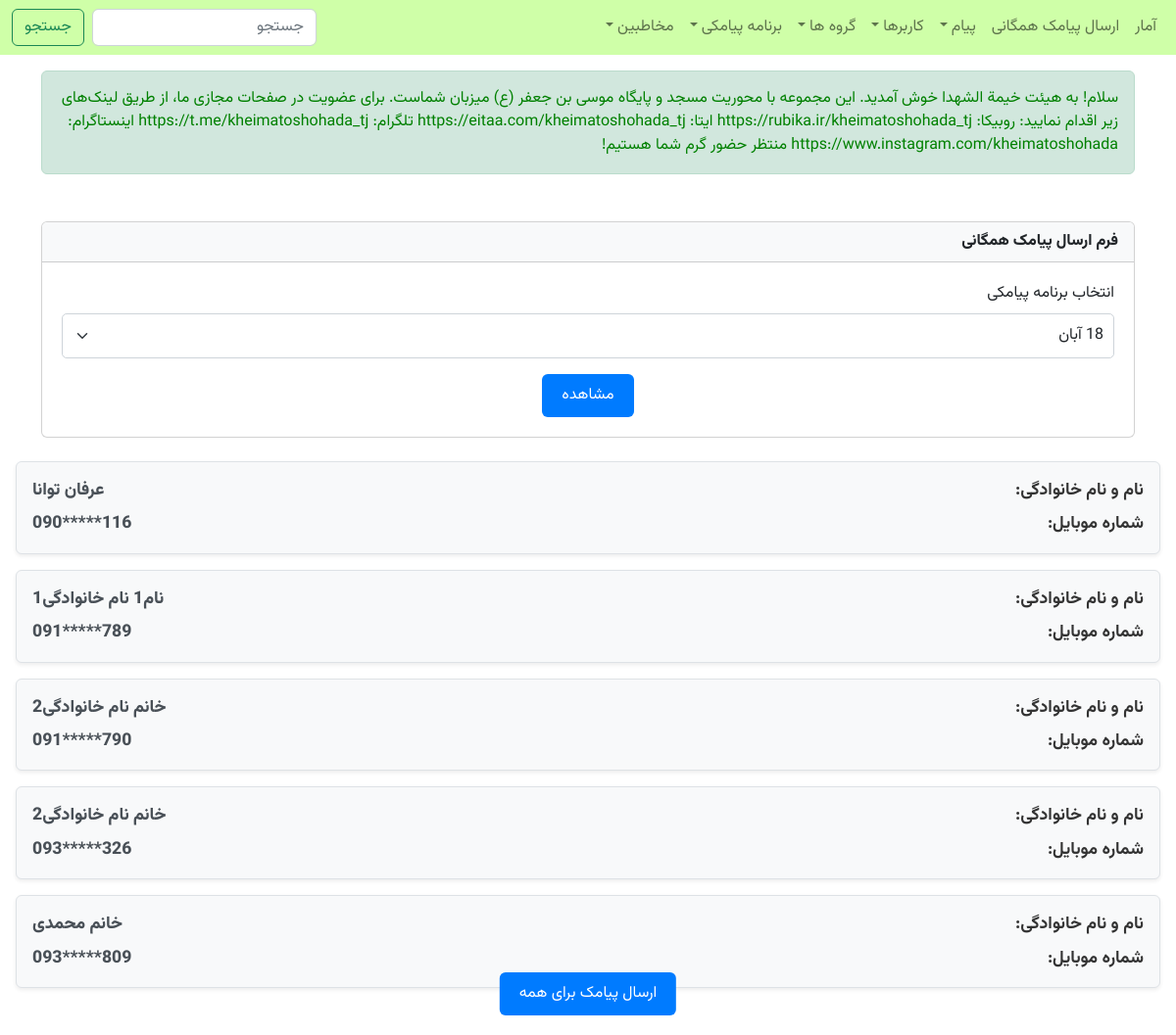
The app's page /sender/list_contacts_in_task_user/ (signed in) with its own data.
### text_messages/models.py (models this page shows, shortened)
class Message(models.Model):
    MESSAGE_TYPE_CHOICES = [
        ('همگانی', 'همگانی'),
        ('فردی', 'فردی'),
    ]
    text = models.TextField(verbose_name="متن پیام")
    organization = models.ForeignKey("organizations.Organization", on_delete=models.SET_NULL, null=True, blank=True,
                                     verbose_name="سازمان")
    created_by = models.ForeignKey(User, on_delete=models.CASCADE, verbose_name="ایجاد کننده")
    message_type = models.CharField(max_length=10, choices=MESSAGE_TYPE_CHOICES, verbose_name="نوع ارسال پیام")
    is_approved = models.BooleanField(default=False, verbose_name="آیا پیام تایید شده است؟")
    created_at = models.DateTimeField(default=timezone.now, verbose_name="تاریخ ایجاد")
    groups = models.ManyToManyField(Group, blank=True, null=True, verbose_name="گروه‌های مرتبط")  # فیلد جدید
    class Meta:
        verbose_name = 'پیام'
        verbose_name_plural = 'پیام‌ها'

### contacts/models.py (models this page shows, shortened)
class Contact(models.Model):
    GENDER_CHOICES = [
        ('مرد', 'مرد'),
        ('زن', 'زن'),
    ]
    first_name = models.CharField(max_length=150, verbose_name="نام")
    last_name = models.CharField(max_length=150, verbose_name="نام خانوادگی")
    phone_number = models.CharField(max_length=15, verbose_name="شماره تلفن همراه")
    gender = models.CharField(max_length=6, choices=GENDER_CHOICES, verbose_name="جنسیت")
    created_by = models.ForeignKey(User, on_delete=models.SET_NULL, null=True, verbose_name="کاربر ایجاد کننده")
    groups = models.ManyToManyField(Group, verbose_name="گروه‌ها", related_name="contacts")
    organization = models.ForeignKey(Organization, on_delete=models.CASCADE, verbose_name="سازمان",
                                     related_name="contacts")
    created_at = models.DateTimeField(default=timezone.now, verbose_name="تاریخ ایجاد")
    class Meta:
        verbose_name = 'مخاطب'
        verbose_name_plural = 'مخاطبین'

### sender/views.py (the view, shortened to what this page needs)
# urls.py: path('list_contacts_in_task_user/', ListContactsInTaskUser.as_view(), name='list_contacts_in_task_user'),
class ListContactsInTaskUser(View):
    def get(self, request):
        if not request.user.is_authenticated:
            return redirect('login')
        user = request.user
        sms_program = request.GET.get('sms_program')
        user_tasks = UserTask.objects.filter(assigned_user=user)
        if not user_tasks.exists():
            return render(request, 'sender/send_bulk_sms.html', {'user_tasks': None, 'contacts': None})
        first_user_task = user_tasks.first()
        contacts = first_user_task.contacts.all() if first_user_task else None
        selected_sms_program = first_user_task.sms_program
        message = selected_sms_program.message.text  # دریافت متن پیام از برنامه پیامکی
        return render(request, 'sender/send_bulk_sms.html', {
            'user_tasks': user_tasks,
            'contacts': contacts,
            'selected_user_tasks': first_user_task.id if first_user_task else None,
            'message': message  # ارسال متن پیام به قالب
        })

### sender/templates/sender/send_bulk_sms.html (shortened to what this page needs)
{% extends 'base.html' %}
{% load static %}
{% block content %}
    {% if message %}
        <div class="container mt-3">
            <div class="alert alert-success" role="alert" style="color: green;">
                {{ message }}
            </div>
        </div>
    {% endif %}
    {% if user_tasks %}
        <div class="container mt-5">
            <div class="card">
                <div class="card-header" style="background-color: #f8f9fa; font-weight: bold;">فرم ارسال پیامک همگانی
                </div>
                <div class="card-body" style="padding: 20px;">
                    <form method="get">
                        <div class="mb-3">
                            <label for="sms_program" class="form-label" style="font-size: 1rem;">انتخاب برنامه
                                پیامکی</label>
                            <select id="sms_program" name="sms_program" class="form-select" required
                                    style="border-radius: 5px; padding: 10px;">
                                {% for task in user_tasks %}
                                    <option value="{{ task.sms_program.id }}"
                                            {% if task.id == selected_user_tasks %}selected{% endif %}>
                                        {{ task.sms_program.name }}
                                    </option>
                                {% endfor %}
                            </select>
                        </div>
                        <div class="d-flex justify-content-center">
                            <button type="submit" class="btn btn-primary"
                                    style="font-size: 1rem; padding: 10px 20px; background-color: #007bff; border: none;">
                                مشاهده
                            </button>
                        </div>
                    </form>
                </div>
            </div>
        </div>
    {% else %}
        <div class="container mt-3">
            <div class="alert alert-warning" role="alert" style="color: #856404; background-color: #fff3cd;">
                هیچ برنامه پیامکی موجود برای شما وجود ندارد.
            </div>
        </div>
    {% endif %}
    {% if contacts %}
        <div class="contact-list mt-4">
            {% for contact in contacts %}
                <div class="shadow-sm p-3 mb-3 mx-3 bg-light rounded d-flex justify-content-between align-items-center"
                     style="transition: all 0.3s ease; border: 1px solid #dee2e6; padding: 20px;">
                    <div class="d-flex flex-column w-100">
                        <div class="d-flex justify-content-between mb-2">
                            <span style="font-size: 1.1rem; font-weight: 600; color: #333;">نام و نام خانوادگی:</span>
                            <span class="fw-bold" style="font-size: 1.1rem; color: #495057;">
                                {% if contact.gender == "زن" %}
                                    خانم {{ contact.last_name }}
                                {% else %}
                                    {{ contact.first_name }} {{ contact.last_name }}
                                {% endif %}
                            </span>
                        </div>
                        <div class="d-flex justify-content-between">
                            <span style="font-size: 1.1rem; font-weight: 600; color: #333;">شماره موبایل:</span>
                            <span dir="ltr" class="fw-bold phone-number" style="font-size: 1.1rem; color: #495057;">
                                {{ contact.phone_number|slice:":3" }}*****{{ contact.phone_number|slice:"8:" }}
                            </span>
                        </div>
                    </div>
                </div>
            {% endfor %}
        </div>
    {% endif %}
    {% if contacts %}
        <div class="d-flex justify-content-center my-3">
            <a href="sms:
                {% for contact in contacts %}{{ contact.phone_number }}{% if not forloop.last %};{% endif %}{% endfor %}
                ?body={{ message|urlencode }}&group={{ selected_group_name }}"
               class="btn btn-primary"
               style="font-size: 1rem; padding: 10px 20px; background-color: #007bff; border: none;
               position: fixed; bottom: 20px; left: 50%; transform: translateX(-50%); z-index: 9999;">
                ارسال پیامک برای همه
            </a>
        </div>
    {% endif %}
{% endblock %}

### static/css/style.css (style rules this page uses)
body { margin: 0; font-family: vazir, sans-serif; }
.fw-bold { font-weight: bold; }
.contact-list { overflow: auto; }

### records on screen
Message: text "سلام! به هیئت خیمة الشهدا خوش آمدید. این مجموعه با محوریت مسجد و پایگاه موسی بن جعفر (ع) میزبان شماست. برای عضویت در صفحات مجازی ما، از طریق لینک‌های زیر اقدام نمایید: روبیکا: https://rubika.ir/kheimatoshohada_tj ایتا: https://eitaa.com/kheimatoshohada_tj تلگرام: https://t.me/kheimatoshohada_tj اینستاگرام: https://www.instagram.com/kheimatoshohada منتظر حضور گرم شما هستیم!"
Contact: first_name "عرفان", last_name "توانا", phone_number "090", phone_number "116"
Contact: last_name "نام خانوادگی1", phone_number "091", phone_number "789"
Contact: last_name "نام خانوادگی2", phone_number "091", phone_number "790"
Contact: last_name "نام خانوادگی2", phone_number "093", phone_number "326"
Contact: last_name "محمدی", phone_number "093", phone_number "809"

### other values on screen
form field sms_program "18 آبان"
